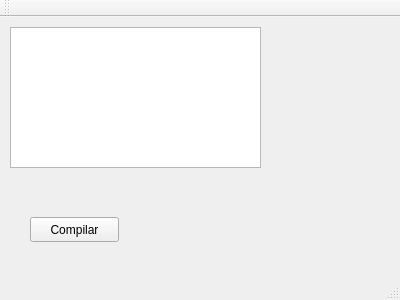
<?xml version="1.0" encoding="UTF-8"?>
<ui version="4.0">
 <class>principal</class>
 <widget class="QMainWindow" name="principal">
  <property name="geometry">
   <rect>
    <x>0</x>
    <y>0</y>
    <width>400</width>
    <height>300</height>
   </rect>
  </property>
  <property name="windowTitle">
   <string>principal</string>
  </property>
  <widget class="QWidget" name="centralWidget">
   <widget class="QTextEdit" name="txt_edit">
    <property name="geometry">
     <rect>
      <x>10</x>
      <y>10</y>
      <width>251</width>
      <height>141</height>
     </rect>
    </property>
   </widget>
   <widget class="QPushButton" name="btn_compilar">
    <property name="geometry">
     <rect>
      <x>30</x>
      <y>200</y>
      <width>89</width>
      <height>25</height>
     </rect>
    </property>
    <property name="text">
     <string>Compilar</string>
    </property>
   </widget>
  </widget>
  <widget class="QMenuBar" name="menuBar">
   <property name="geometry">
    <rect>
     <x>0</x>
     <y>0</y>
     <width>400</width>
     <height>22</height>
    </rect>
   </property>
  </widget>
  <widget class="QToolBar" name="mainToolBar">
   <attribute name="toolBarArea">
    <enum>TopToolBarArea</enum>
   </attribute>
   <attribute name="toolBarBreak">
    <bool>false</bool>
   </attribute>
  </widget>
  <widget class="QStatusBar" name="statusBar"/>
 </widget>
 <layoutdefault spacing="6" margin="11"/>
 <resources/>
 <connections/>
</ui>
